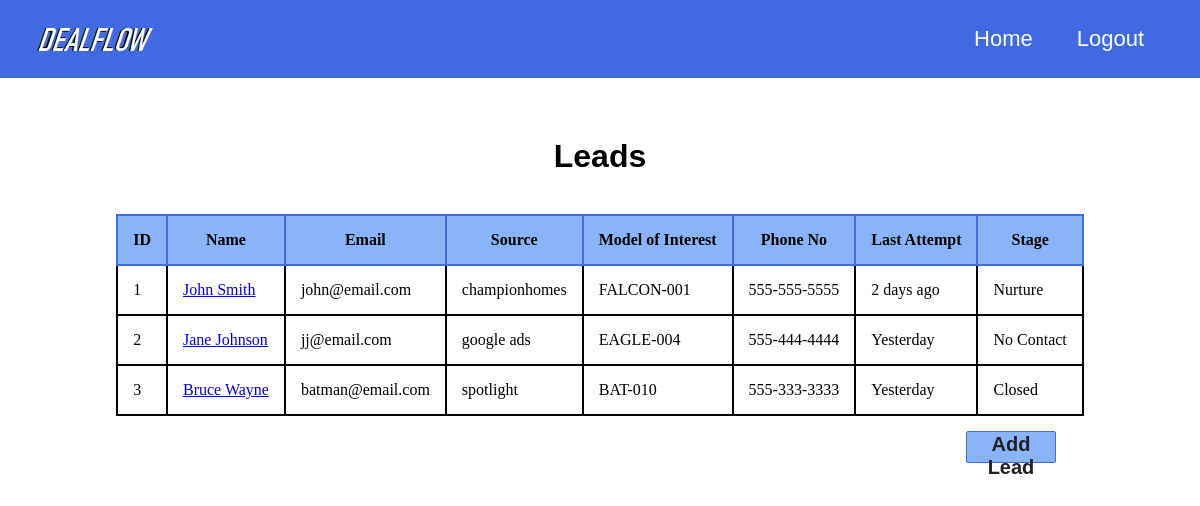
Screenshot of / (signed in) with the database file from the repository.
### website/models.py (models this page shows)
class Lead(db.Model):
    id = db.Column(db.Integer, primary_key=True)
    name = db.Column(db.String(150))
    email =	db.Column(db.String(50))
    source = db.Column(db.String(30))
    model =	db.Column(db.String(30))
    phone =	db.Column(db.String(20))
    last = db.Column(db.String(20))
    stage =	db.Column(db.String(20))
    notes = db.Column(db.String(255))
    user_id = db.Column(db.Integer, db.ForeignKey('user.id'))

### website/views.py (the view)
@views.route('/')
@login_required
def home():
    return render_template('home.html', user=current_user)

### website/__init__.py (called while the page is built)
def create_app():
    app = Flask(__name__)
    app.config['SECRET_KEY'] = 'supersecretkey'
    app.config['SQLALCHEMY_DATABASE_URI'] = f'sqlite:///{DB_NAME}'
    db.init_app(app)
    from .views import views
    from .auth import auth
    app.register_blueprint(views, url_prefix='/')
    app.register_blueprint(auth, url_prefix='/')
    from .models import User, Lead
    create_database(app)
    login_manager = LoginManager()
    login_manager.login_view = 'auth.login'
    login_manager.init_app(app)
    @login_manager.user_loader
    def load_user(id):
        return User.query.get(int(id))
    return app

### website/templates/home.html (shortened to what this page needs)
{% extends "base.html" %}
{% block content %}
<h1 class="leadhead">Leads</h1>
<div>
    <table class="datatable">
        <thead>
            <tr>
                <th>ID</th>
                <th>Name</th>
                <th>Email</th>
                <th>Source</th>
                <th>Model of Interest</th>
                <th>Phone No</th>
                <th>Last Attempt</th>
                <th>Stage</th>
            </tr>
        </thead>
        <tbody>
            <tr>
                {% for lead in user.leads %}
                    <td>{{ lead.id }}</a></td>
                    <td><a href="leads/{{ lead.id }}">{{ lead.name }}</a></td>
                    <td>{{ lead.email }}</a></td>
                    <td>{{ lead.source }}</a></td>
                    <td>{{ lead.model }}</a></td>
                    <td>{{ lead.phone }}</a></td>
                    <td>{{ lead.last }}</a></td>
                    <td>{{ lead.stage }}</a></td>
            </tr>
            {% endfor %}
        </tbody>
    </table>
    <div class="adddiv">
        <button type="submit" class="button2">Add Lead</button>
    </div>
</div>
{% endblock %}

### website/static/styles.css (style rules this page uses)
html, body { margin: 0; padding: 0; }
.leadhead { font-size: 32px; font-family: 'Trebuchet MS', 'Lucida Sans Unicode', 'Lucida Grande', 'Lucida Sans', Arial, sans-serif; text-align: center; margin-top: 5%; margin-left: auto; margin-right: auto; }
.datatable { margin-left: auto; margin-right: auto; min-width: 900px; }
table, th { border: 2px solid royalblue; border-collapse: collapse; padding: 15px; }
tr, td { border: 2px solid black; border-collapse: collapse; padding: 15px; }
th { background-color: #8ab4f8; }
.adddiv { margin-left: auto; margin-right: auto; width: 912px; padding-top: 15px; }
.button2 { background: #8ab4f8; border-radius: 2px; border: 1px solid royalblue; color: #202124; font-size: 14px; font-weight: bold; height: 32px; width: 90px; float: right; font-family: 'Trebuchet MS', 'Lucida Sans Unicode', 'Lucida Grande', 'Lucida Sans', Arial, sans-serif; }
.button2 { background: #8ab4f8; border-radius: 2px; border: 1px solid royalblue; color: #202124; font-size: 20px; font-weight: bold; height: 32px; width: 90px; margin-left: auto; margin-right: auto; }

### rows the page displays
Lead: id "1", name "John Smith", email "john@email.com", source "championhomes", model "FALCON-001", phone "555-555-5555", last "2 days ago", stage "Nurture"
Lead: id "2", name "Jane Johnson", email "jj@email.com", source "google ads", model "EAGLE-004", phone "555-444-4444", last "Yesterday", stage "No Contact"
Lead: id "3", name "Bruce Wayne", email "batman@email.com", source "spotlight", model "BAT-010", phone "555-333-3333", last "Yesterday", stage "Closed"
